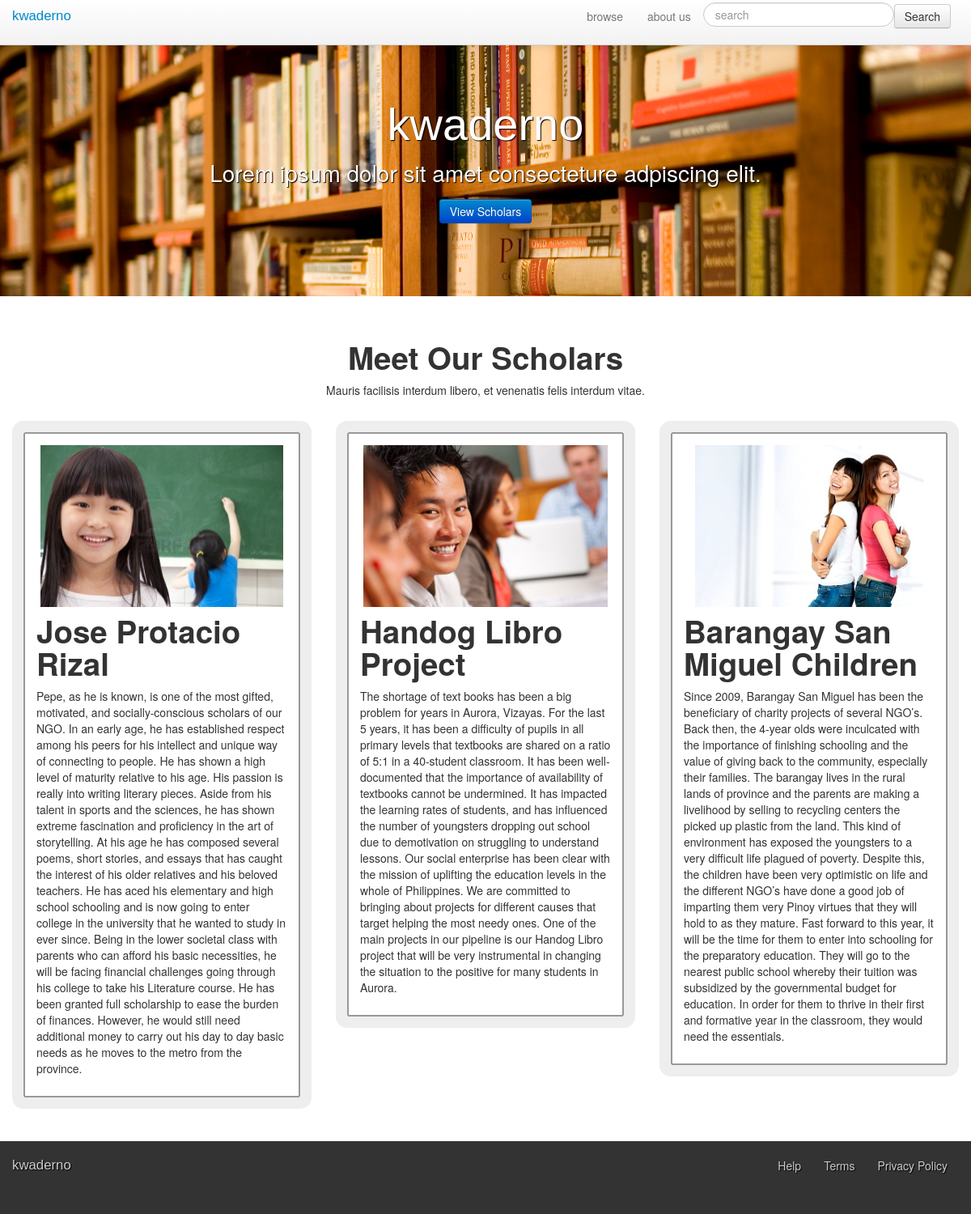
/angel/, run on the app's committed database.
### angel/models.py (models this page shows, shortened)
class Student(models.Model):
  first_name = models.CharField(max_length=50);
  middle_name = models.CharField(max_length=50);
  last_name = models.CharField(max_length=50);
  date_of_birth = models.DateField();
  gender = models.ForeignKey(Gender);
  image = models.ImageField(max_length=255, upload_to='media', null=True);
  amount_needed = models.DecimalField(default=0.0,max_digits=9, \
                                      decimal_places=2);
  story = models.ForeignKey(Story);
  c_year_level = models.ForeignKey(YearLevel);
  last_upd_dt = models.DateTimeField(auto_now=True);

class Story(models.Model):
  title = models.CharField(max_length=50);
  text = models.CharField(max_length=4000);
  create_dt = models.DateTimeField(auto_now_add=True);
  last_upd_dt = models.DateTimeField(auto_now=True);

### angel/views.py (the view)
def index(request):
  return render_to_response('angel/index.html', {"list_students" : Student.objects.order_by('amount_needed')[0:3]})

### templates/angel/index.html
{% extends "base.html" %}
{% load staticfiles %}
{% block body %}
  <section class="jumbotron masthead">
    <h1>kwaderno</h1>
    <p>Lorem ipsum dolor sit amet consecteture adpiscing elit.</p>
    <p><input class="btn btn-primary" type="button" value="View Scholars"></p>
  </section>
  <section class="container featured">
    <header>
      <h1>
        Meet Our Scholars
      </h1>
      <p>
        Mauris facilisis interdum libero, et venenatis felis interdum vitae.
      </p>
    </header>
    <div class="row-fluid">
      {% for s in list_students %}
        <article class="span4">
          <div>
            <div class="thumb">
              <a href="{{s.pk}}">
                <img src="{{s.image.url}}">
              </a>
            </div>
            <h1>{{s.first_name}} {{s.middle_name}} {{s.last_name}}</h1>
            <p>{{s.story.text|linebreaks}}</p>
          </div>
        </article>
      {% endfor %}
    </div>
  </section>
{%endblock%}

### templates/base.html (shortened to what this page needs)
{% load staticfiles %}
<!doctype html>
<html>
<head>
  <link rel="stylesheet" href="{% static "fonts/Pacifico/stylesheet.css"%}">
  <link rel="stylesheet" href="{% static "fonts/OpenSans/stylesheet.css"%}">
  <link rel="stylesheet" href="{% static "fonts/Cabin/stylesheet.css"%}">
  <link rel="stylesheet" href="{% static "css/bootstrap.min.css" %}">
  <link rel="stylesheet" href="{% static "css/main.css" %}">
</head>
<body class="{% block body_class %}{% endblock %}">
  <div class="navbar navbar-fixed-top">
    <div class="navbar-inner">
      <div class="container">
        <a class="logo" href="#">kwaderno</a>
        <nav class="nav-collapse collapse">
          <ul class="nav">
            <li><a href="#">browse</a></li>
            <li><a href="#">about us</a></li>
            <li><form class="form-search" action="." method="get"><input type="search" name="search" placeholder="search" class="search-query"><input type="submit" class="btn" value="Search"></form></li>
          </ul>
        </nav>
      </div>
    </div>
  </div>
  {% block body %}
  {% endblock %}
  <footer>
    <div class="container">
      <a class="logo" href="#">
        kwaderno
      </a>
      <nav>
        <ul>
          <li>
            <a href="#">Help</a>
          </li>
          <li>
            <a href="#">Terms</a>
          </li>
          <li>
            <a href="#">Privacy Policy</a>
          </li>
        </ul>
      </nav>
    </div>
  </footer>
</body>
</html>

### static/css/main.css (style rules this page uses)
body { padding-top: 40px; }
.jumbotron.masthead { padding: 70px 0 80px; background-image: url('../img/bookshelf.jpg'); background-position: middle center; background-size: 100%; color: white; font-size: 2em; line-height: 1.2em; margin-bottom: 0.2em; text-align: center; text-shadow: 1px 1px 1px black; }
.jumbotron.masthead h1 { font-family: 'PacificoRegular', sans-serif; font-weight: normal; font-size: 2em; line-height: 1.2em; text-shadow: 1px 1px 1px black; }
.navbar .nav { float: right; }
.navbar .logo, footer .logo { float: left; font-family: 'PacificoRegular', sans-serif; line-height: 40px; font-size: 1.2em; }
footer { height: 80px; padding-top: 10px; background-color: #333; text-shadow: 1px 1px 1px black; }
footer a { color: #ccc; }
footer nav ul { padding: 0; float: right; }
footer nav li { float: left; display: block; line-height: 40px; padding: 0 1em; }
.featured { padding: 40px 0 20px; }
.featured header { margin-bottom: 2em; }
.featured article { border-radius: 1em; border: 1em solid #eee; }
.featured h1 { color: #333; }
.featured article > div { padding: 1em; border-radius: 0.2em; border: 0.2em solid #999; }
.featured .thumb { overflow: hidden; text-align: center; }
.featured .thumb img { height: 200px; width: auto; max-width: none; }
section header { max-width: 600px; margin: auto; text-align: center; }
footer { margin-top: 20px; }

### data on the page
Student: image (picture), first_name "Jose", middle_name "Protacio", last_name "Rizal", story.text "Pepe, as he is known, is one of the most gifted, motivated, and socially-conscious scholars of our NGO. In an early age, he has established respect among his peers for his intellect and unique way of connecting to people. He has shown a high level of maturity relative to his age. His passion is really into writing literary pieces. Aside from his talent in sports and the sciences, he has shown extreme fascination and proficiency in the art of storytelling. At his age he has composed several poems, short stories, and essays that has caught the interest of his older relatives and his beloved teachers. He has aced his elementary and high school schooling and is now going to enter college in the…"
Student: image (picture), first_name "Handog", middle_name "Libro", last_name "Project", story.text "The shortage of text books has been a big problem for years in Aurora, Vizayas. For the last 5 years, it has been a difficulty of pupils in all primary levels that textbooks are shared on a ratio of 5:1 in a 40-student classroom. It has been well-documented that the importance of availability of textbooks cannot be undermined. It has impacted the learning rates of students, and has influenced the number of youngsters dropping out school due to demotivation on struggling to understand lessons. Our social enterprise has been clear with the mission of uplifting the education levels in the whole of Philippines. We are committed to bringing about projects for different causes that target helping…"
Student: image (picture), first_name "Barangay", middle_name "San Miguel", last_name "Children", story.text "Since 2009, Barangay San Miguel has been the beneficiary of charity projects of several NGO’s. Back then, the 4-year olds were inculcated with the importance of finishing schooling and the value of giving back to the community, especially their families. The barangay lives in the rural lands of province and the parents are making a livelihood by selling to recycling centers the picked up plastic from the land. This kind of environment has exposed the youngsters to a very difficult life plagued of poverty. Despite this, the children have been very optimistic on life and the different NGO’s have done a good job of imparting them very Pinoy virtues that they will hold to as they mature. Fast…"
